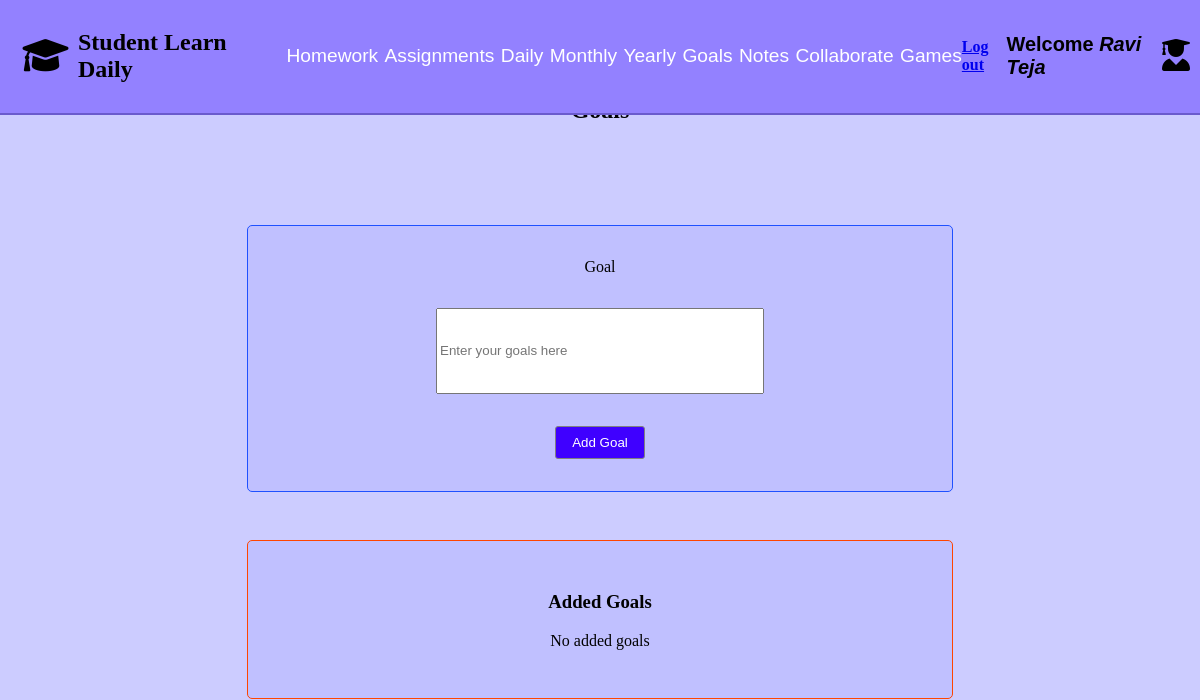
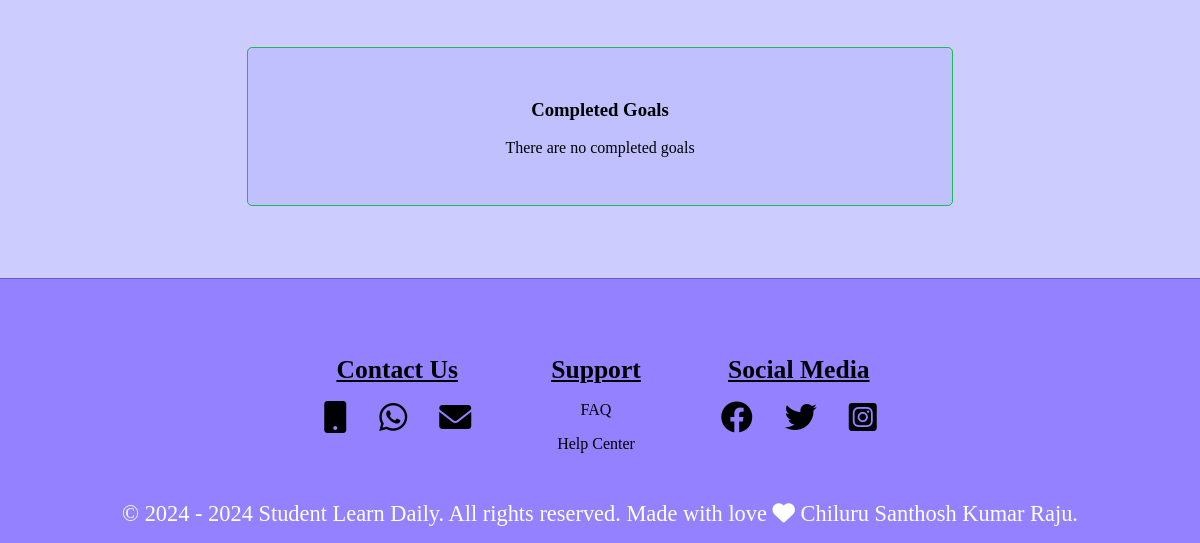
/studentgoalspage/7/, run on an earlier commit of the app's database (2 pictures, top to bottom).
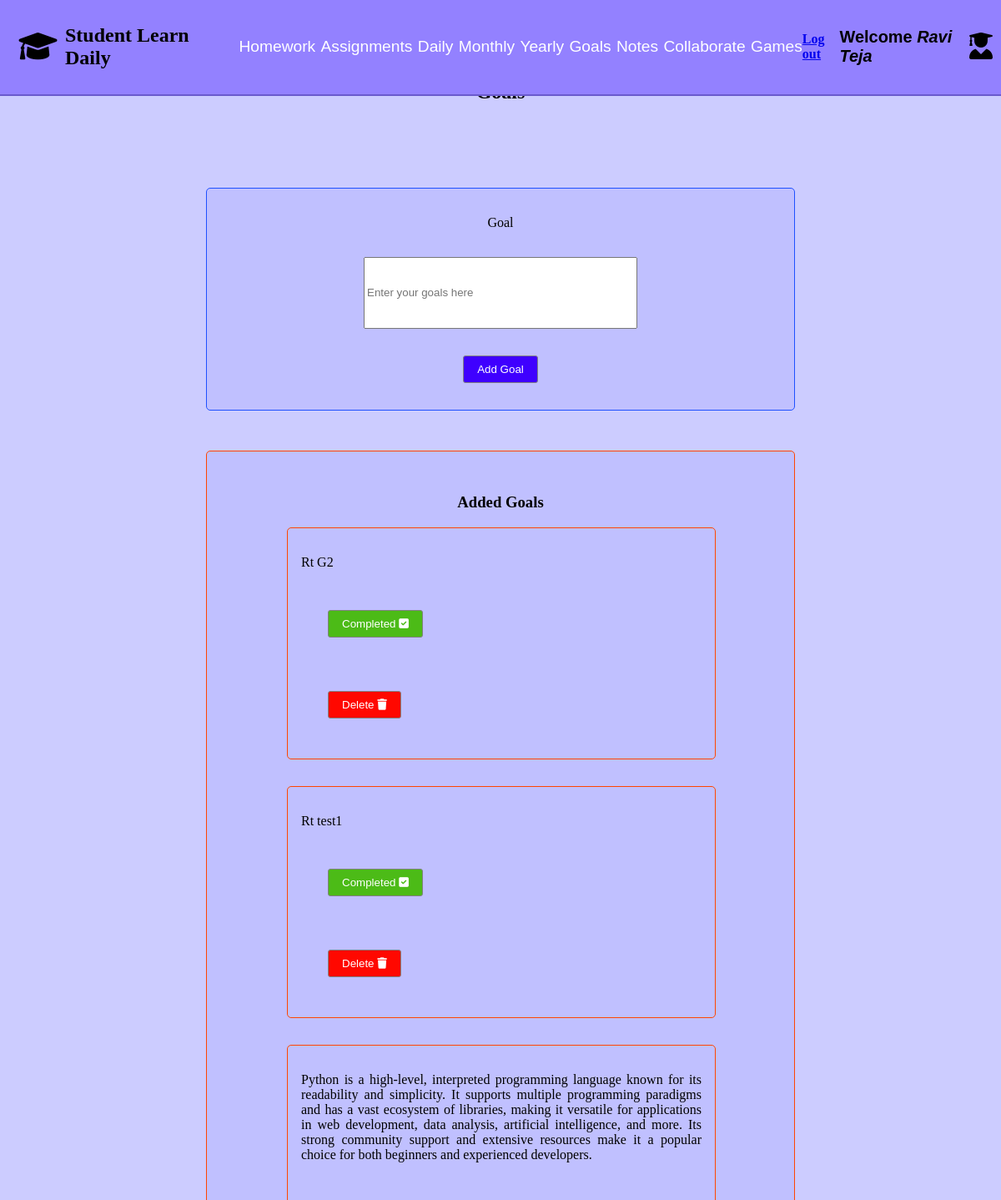
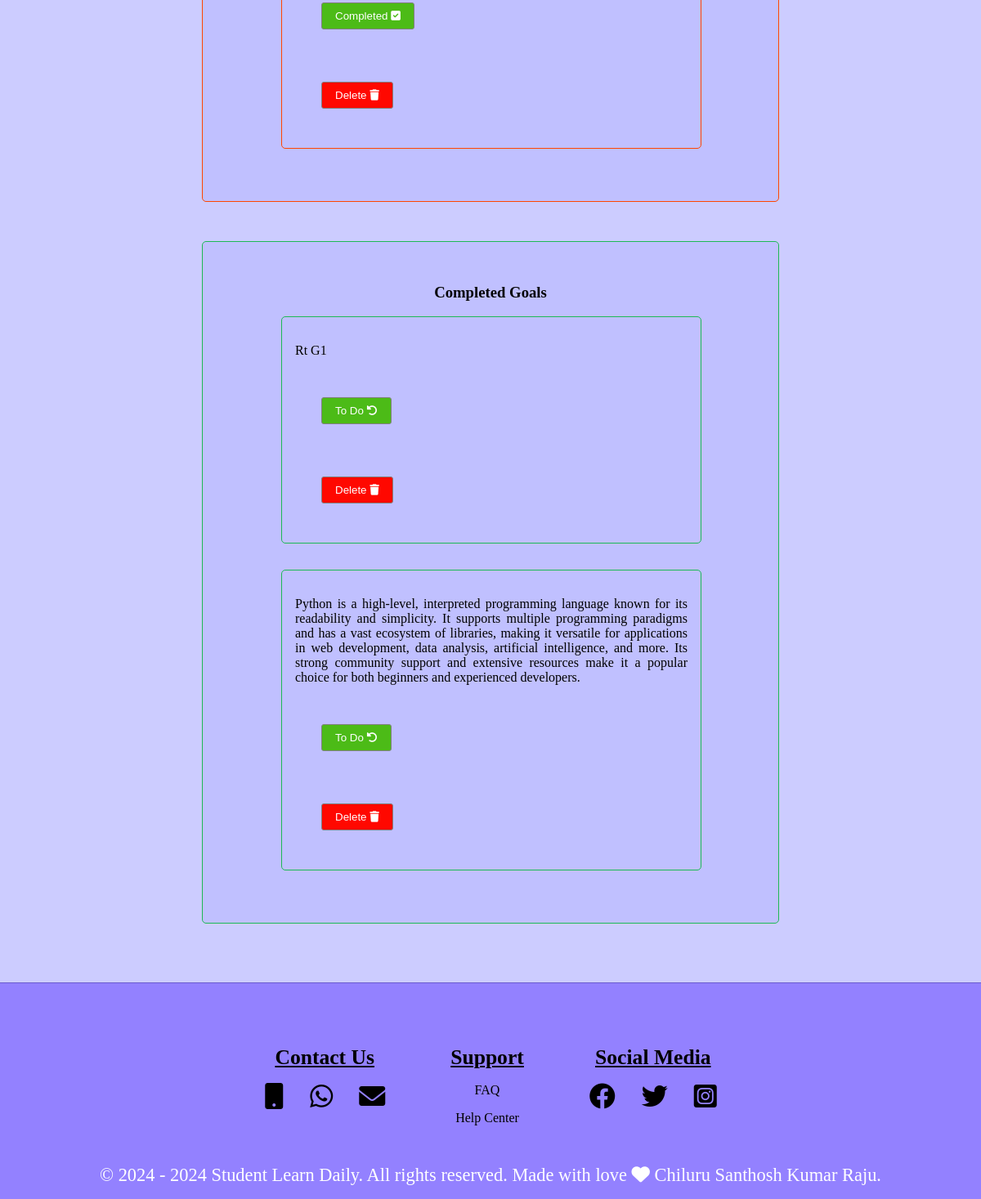
And on a later commit of the database (2 pictures, top to bottom).
### studentgoalsapp/models.py (models this page shows, shortened)
class studentgoalsmodel(models.Model):
     student = models.ForeignKey(StudentRegistrationModel, on_delete=models.CASCADE,null=True)
     goal = models.TextField(null=True)
     goal_status = models.CharField(max_length=500,null=True,default='To Do')

### studentgoalsapp/views.py (the view, shortened to what this page needs)
# urls.py: path('studentgoalspage/<int:student_id>/',views.studentgoalspage,name="studentgoalspage")
def studentgoalspage(request,student_id):
    student = get_object_or_404(StudentRegistrationModel,id=student_id)
    student_name = f"{student.first_name} {student.last_name}"
    added_goals = studentgoalsmodel.objects.filter(student=student,goal_status="To Do")
    completed_goals = studentgoalsmodel.objects.filter(student=student,goal_status="Completed")
    form = studentgoalform(request.POST or None)
    return render(request,'studentgoals.html',
                  {
                    'student_id':student_id,
                    'student_name':student_name,
                    'form':form,
                    'added_goals':added_goals,
                    'completed_goals':completed_goals
                  }
                  )

### studentgoalsapp/forms.py
class studentgoalform(forms.ModelForm):
    class Meta:
        model = studentgoalsmodel
        fields = ['goal',]
        widgets = {
            'goal':forms.TextInput(attrs={
                'placeholder': 'Enter your goals here',
                'class': 'add-goal-input-box'
            })
        }

### context_processors/user_context.py (called while the page is built)
def student_context(request):
    student_name = ""
    student_id = request.session.get('student_id')
    if student_id:
        try:
            student = StudentRegistrationModel.objects.get(pk=student_id)
            student_name = f"{student.first_name} {student.last_name}"
        except StudentRegistrationModel.DoesNotExist:
            student_name = ""
    return {
        'student_name': student_name
    }

### Student_Learn_Daily_Project/templates/studentgoals.html (shortened to what this page needs)
{% extends "studentloginbase.html" %}
{% load static %}
{% block css %}
    <link rel="stylesheet" href="{% static 'studentgoals.css' %}">
    <link rel="stylesheet" href="https://cdnjs.cloudflare.com/ajax/libs/font-awesome/6.0.0-beta3/css/all.min.css">
    <link rel="stylesheet" href="https://cdnjs.cloudflare.com/ajax/libs/toastr.js/latest/toastr.min.css">
{% endblock css %}
{% block content %}
<section id="student-goal-id" class="Student-goal-section">
    <h2 class="student-goal-heading">Goals</h2>
    <div class="goals-add-form">
        <form method="post">
            <label for="gname">Goal</label><br>
            {{  form.goal  }}
            <div><input type="submit" name="addgoal" value="Add Goal" class="add-goal-button"></div>
        </form>
    </div>
    <div class="student-goals--two-divs">
        <div class="student-added-goals">
            <h3>Added Goals</h3>
                {% if added_goals %}
                {% for added_goal in added_goals %}
                <div class="student-added-goals-edit">
                <p>  {{ added_goal.goal }} </p>
                <form method="post">
                <button type="submit" name="completed_goal_btn"  class="goal-complete-button">Completed  <i class="fa-solid fa-square-check"></i></button>
                </form>
                <form method="post">
                <button type="submit" name="delete_add_btn"  class="goal-delete-button">Delete <i class="fa-solid fa-trash"></i></button>
                </form>
            </div>
                {% endfor %}
                {% else %}
                <p>No added goals</p>
                {% endif %}
        </div>
        <div class="student-completed-goals">
            <h3>Completed Goals</h3>
            {% if completed_goals %}
            {% for completed_goal in completed_goals %}
            <div class="student-completed-goals-edit">
                <p>  {{ completed_goal.goal }} </p>
                <form method="post">
                <button type="submit" name="todo_goal_btn"  class="goal-complete-button">To Do <i class="fa-solid fa-rotate-left"></i></button>
                </form>
                <form method="post">
                <button type="submit" name="delete_comp_btn"  class="goal-delete-button">Delete <i class="fa-solid fa-trash"></i></button>
                </form>
            </div>
            {% endfor %}
            {% else %}
                <p> There are no completed goals </p>
            {% endif %}
        </div>
    </div>
</section>
{% endblock content %}

What changed in the data, as far as the page shows it:
added studentgoalsmodel: goal "Rt G2", shown under "Added Goals"
added studentgoalsmodel: goal "Rt test1", shown under "Added Goals"
added studentgoalsmodel: goal "Python is a high-level, interpreted programming language known for its readability and simplicity. It supports multiple programming paradigms and has a vast ecosystem of libraries, making it versatile for applications in web development, data analysis, artificial intelligence, and more. Its strong community support and extensive resources make it a popular choice for both beginners and experienced developers.", shown under "Added Goals"
added studentgoalsmodel: goal "Rt G1", shown under "Completed Goals"
added studentgoalsmodel: goal "Python is a high-level, interpreted programming language known for its readability and simplicity. It supports multiple programming paradigms and has a vast ecosystem of libraries, making it versatile for applications in web development, data analysis, artificial intelligence, and more. Its strong community support and extensive resources make it a popular choice for both beginners and experienced developers.", shown under "Completed Goals"
Also different on the page:
text no longer shown: "No added goals There are no completed goals"
